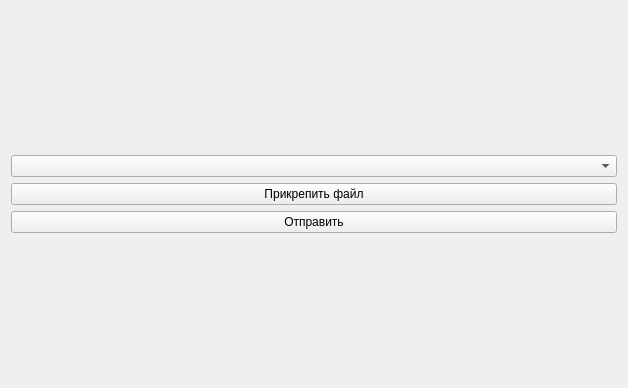
<?xml version="1.0" encoding="UTF-8"?>
<ui version="4.0">
 <class>WritePost</class>
 <widget class="QWidget" name="WritePost">
  <property name="geometry">
   <rect>
    <x>0</x>
    <y>0</y>
    <width>628</width>
    <height>388</height>
   </rect>
  </property>
  <property name="windowTitle">
   <string>Form</string>
  </property>
  <layout class="QGridLayout" name="gridLayout">
   <item row="0" column="0">
    <layout class="QVBoxLayout" name="verticalLayout">
     <item>
      <widget class="QComboBox" name="mpUsers"/>
     </item>
     <item>
      <widget class="QPushButton" name="mpAddFile">
       <property name="text">
        <string>Прикрепить файл</string>
       </property>
      </widget>
     </item>
     <item>
      <widget class="QPushButton" name="mpSend">
       <property name="text">
        <string>Отправить</string>
       </property>
      </widget>
     </item>
    </layout>
   </item>
  </layout>
 </widget>
 <resources/>
 <connections/>
</ui>
